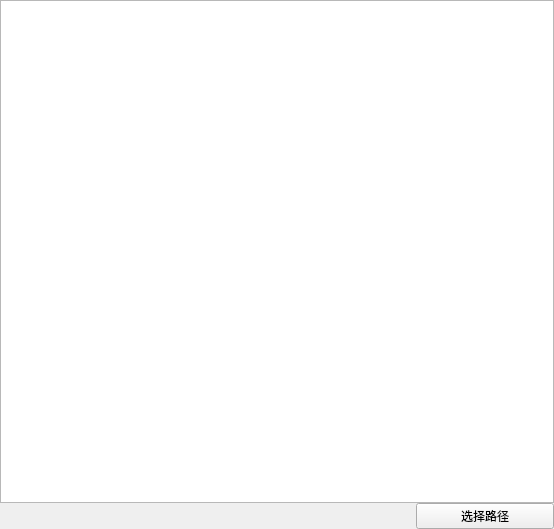
<?xml version="1.0" encoding="UTF-8"?>
<ui version="4.0">
 <class>ChoosePath</class>
 <widget class="QWidget" name="ChoosePath">
  <property name="geometry">
   <rect>
    <x>0</x>
    <y>0</y>
    <width>554</width>
    <height>529</height>
   </rect>
  </property>
  <property name="windowTitle">
   <string>ChoosePath</string>
  </property>
  <layout class="QVBoxLayout" name="verticalLayout_2">
   <property name="spacing">
    <number>0</number>
   </property>
   <property name="leftMargin">
    <number>0</number>
   </property>
   <property name="topMargin">
    <number>0</number>
   </property>
   <property name="rightMargin">
    <number>0</number>
   </property>
   <property name="bottomMargin">
    <number>0</number>
   </property>
   <item>
    <widget class="QTreeView" name="treeView">
     <property name="editTriggers">
      <set>QAbstractItemView::NoEditTriggers</set>
     </property>
    </widget>
   </item>
   <item>
    <layout class="QHBoxLayout" name="horizontalLayout" stretch="3,1">
     <property name="spacing">
      <number>0</number>
     </property>
     <item>
      <widget class="QLabel" name="showPath">
       <property name="text">
        <string/>
       </property>
       <property name="alignment">
        <set>Qt::AlignCenter</set>
       </property>
      </widget>
     </item>
     <item>
      <widget class="QPushButton" name="confirmPath">
       <property name="text">
        <string>选择路径</string>
       </property>
      </widget>
     </item>
    </layout>
   </item>
  </layout>
 </widget>
 <layoutdefault spacing="6" margin="11"/>
 <resources/>
 <connections/>
</ui>
